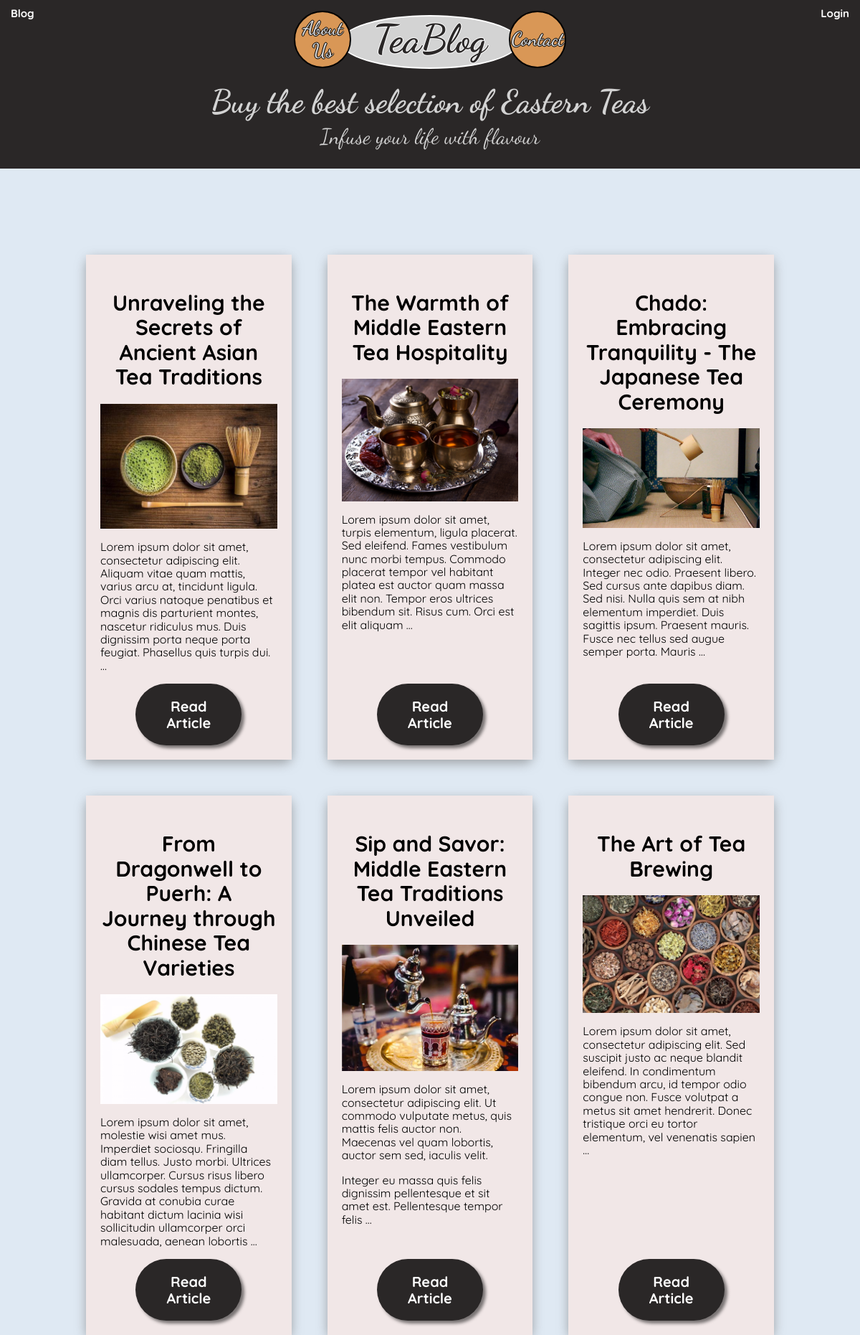
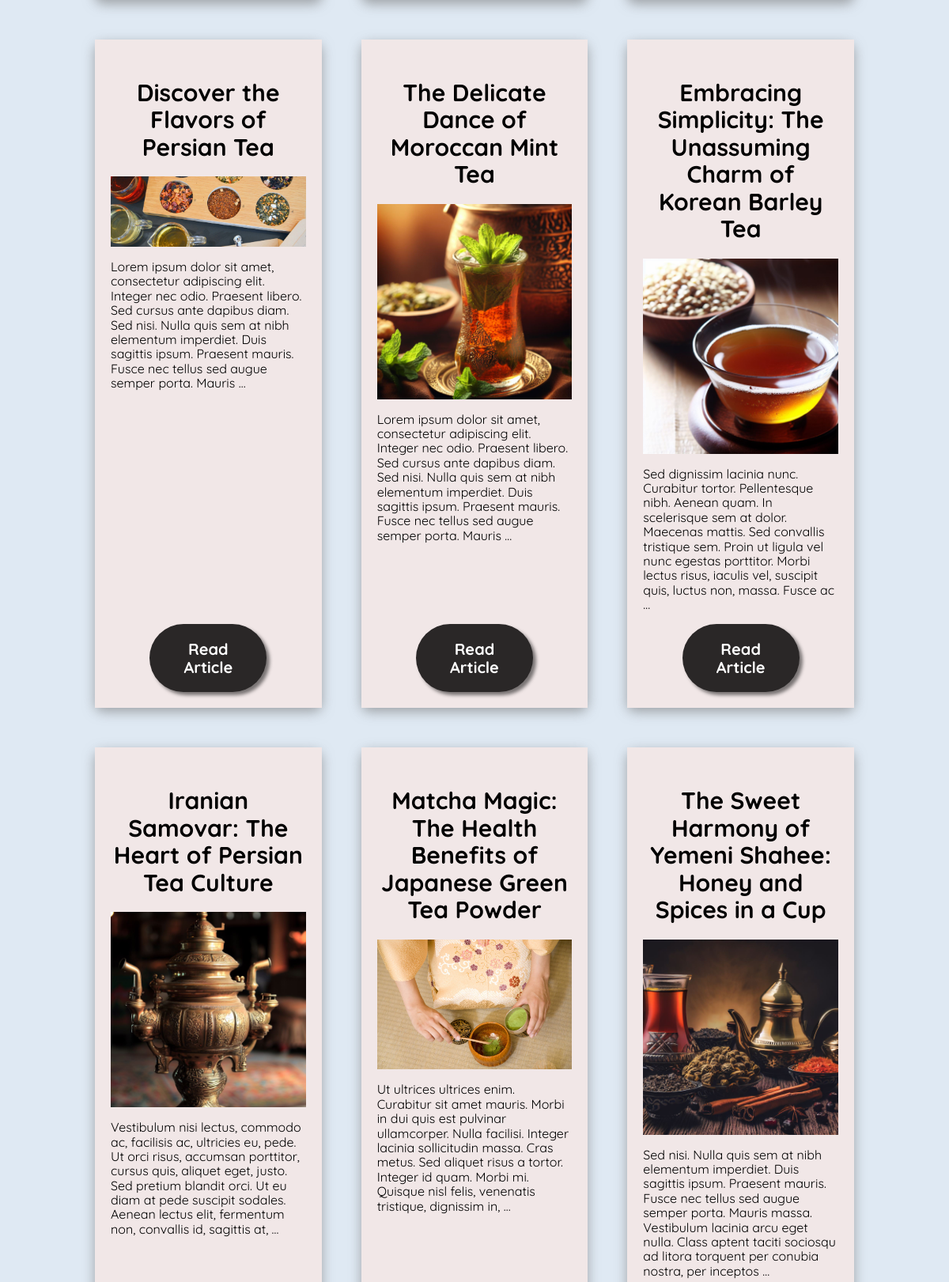
The app's page /posts/all_posts/ (upper part) with its own data (2 pictures, top to bottom).
### posts/models.py (models this page shows, shortened)
class Post(models.Model):
    title = models.CharField(max_length=200)
    content = models.TextField()
    date = models.DateTimeField(auto_now_add=True)
    image = models.ImageField(
        upload_to='posts_images',
        blank=True,
        validators=[FileExtensionValidator(allowed_extensions=['jpg', 'jpeg', 'png', 'gif', 'webp'])]  # Add allowed extensions here
    )
    author = models.ForeignKey(User, on_delete=models.CASCADE)

### posts/views.py (the view)
# urls.py: path('posts/all_posts/', posts_views.AllPostsView.as_view(), name='all_posts'),
class AllPostsView(ListView):
    model = Post
    template_name = 'all_posts.html'
    context_object_name = 'posts'

### posts/templates/all_posts.html
{% extends 'base.html' %}
{% block main %}
<main>
    <div class="blog-container">
        {% for post in posts %}
            <div class="blog" id="">
                <div class="post__content">
                    <h3 class="post__title">{{ post.title }}</h3>
                    {% if post.image %}
                        <img src="{{ post.image.url }}" alt="{{ post.title }}" class="image">
                    {% endif %}
                    <article class="text-left">{{ post.content|truncatewords:40|safe }}</article>
                    <a href="{% url 'post_detail' post.id %}" class="post__button blog__post__button">Read Article</a>
                </div>
            </div>
        {% endfor %}
    </div>
</main>
{% endblock %}

### static/css/globals.css (style rules this page uses)
:root { --light-orange: rgb(217, 151, 86); --lighter-grey: rgb(200, 200, 200); --light-grey: rgb(175, 175, 175); --medium-grey: rgb(150, 150, 150); --dark-grey: rgb(100, 100, 100); --black: rgb(42, 39, 39); --orange: rgb(217, 151, 86); --light-black: rgb(42, 39, 39); --lighter-grey: rgb(241, 231, 231); --light-grey: rgb(211, 211, 211); --white: rgb(255, 255, 255); --black: rgb(0, 0, 0); --bluish-grey: #dfe9f3; --header-shop: 'Dancing Script', cursive; --content: 'Quicksand', sans-serif; }
html { font-size: 62.5%; box-sizing: border-box; }
*, *:before, *:after { box-sizing: inherit; }
a { text-decoration: none; color: inherit; }
body { font-size: 1.6rem; background-color: var(--bluish-grey); text-align: center; font-family: var(--content); }
.text-left { text-align: left; }
.image { width: 100%; object-fit: contain; }
.blog { background-color: var(--lighter-grey); box-shadow: 0px 5px 15px 0px rgba(112,112,112,0.59); border-radius: 1rem; margin: 1rem; max-width: 100rem; }
@media (min-width: 768px) { .blog { margin: 2rem; } }
.post__title { font-size: 2rem; margin-bottom: 2rem; }
@media (min-width: 768px) { .post__title { font-size: 3rem; } }
@media (min-width: 1023px) { .post__title { font-size: 3rem; } }
.post__button { display: block; background-color: var(--light-black); color: var(--white); padding: 2rem; border-radius: 5rem; border: none; margin: 0 auto; margin-top: 1rem; box-shadow: 4px 4px 4px rgba(0, 0, 0, 0.5); font-weight: 800; font-size: 2rem; }

### static/css/blog.css (style rules this page uses)
.blog-container { display: grid; grid-template-columns: 1fr; gap: 1rem; }
@media (min-width: 768px) { .blog-container { display: grid; grid-template-columns: 1fr 1fr; gap: 1rem; margin: 2rem; } }
@media (min-width: 1023px) { .blog-container { display: grid; grid-template-columns: 1fr 1fr 1fr; margin: 10rem; } }
.post__content { display: flex; flex-direction: column; justify-content: space-between; height: 100%; padding: 2rem; background-color: var(--lighter-grey); }
.blog__post__button { margin-top: auto; width: 100%; }
@media (min-width: 1023px) { .blog__post__button { width: 60%; } }

### records on screen
Post: title "Unraveling the Secrets of Ancient Asian Tea Traditions", image (picture), content "Lorem ipsum dolor sit amet, consectetur adipiscing elit. Aliquam vitae quam mattis, varius arcu at, tincidunt ligula. Orci varius natoque penatibus et magnis dis parturient montes, nascetur ridiculus mus. Duis dignissim porta neque porta feugiat. Phasellus quis turpis dui. …"
Post: title "The Warmth of Middle Eastern Tea Hospitality", image (picture), content "Lorem ipsum dolor sit amet, turpis elementum, ligula placerat. Sed eleifend. Fames vestibulum nunc morbi tempus. Commodo placerat tempor vel habitant platea est auctor quam massa elit non. Tempor eros ultrices bibendum sit. Risus cum. Orci est elit aliquam …"
Post: title "Chado: Embracing Tranquility - The Japanese Tea Ceremony", image (picture), content "Lorem ipsum dolor sit amet, consectetur adipiscing elit. Integer nec odio. Praesent libero. Sed cursus ante dapibus diam. Sed nisi. Nulla quis sem at nibh elementum imperdiet. Duis sagittis ipsum. Praesent mauris. Fusce nec tellus sed augue semper porta. Mauris …"
Post: title "From Dragonwell to Puerh: A Journey through Chinese Tea Varieties", image (picture), content "Lorem ipsum dolor sit amet, molestie wisi amet mus. Imperdiet sociosqu. Fringilla diam tellus. Justo morbi. Ultrices ullamcorper. Cursus risus libero cursus sodales tempus dictum. Gravida at conubia curae habitant dictum lacinia wisi sollicitudin ullamcorper orci malesuada, aenean lobortis …"
Post: title "Sip and Savor: Middle Eastern Tea Traditions Unveiled", image (picture), content "Lorem ipsum dolor sit amet, consectetur adipiscing elit. Ut commodo vulputate metus, quis mattis felis auctor non. Maecenas vel quam lobortis, auctor sem sed, iaculis velit. Integer eu massa quis felis dignissim pellentesque et sit amet est. Pellentesque tempor felis …"
Post: title "The Art of Tea Brewing", image (picture), content "Lorem ipsum dolor sit amet, consectetur adipiscing elit. Sed suscipit justo ac neque blandit eleifend. In condimentum bibendum arcu, id tempor odio congue non. Fusce volutpat a metus sit amet hendrerit. Donec tristique orci eu tortor elementum, vel venenatis sapien …"
Post: title "Discover the Flavors of Persian Tea", image (picture), content "Lorem ipsum dolor sit amet, consectetur adipiscing elit. Integer nec odio. Praesent libero. Sed cursus ante dapibus diam. Sed nisi. Nulla quis sem at nibh elementum imperdiet. Duis sagittis ipsum. Praesent mauris. Fusce nec tellus sed augue semper porta. Mauris …"
Post: title "The Delicate Dance of Moroccan Mint Tea", image (picture), content "Lorem ipsum dolor sit amet, consectetur adipiscing elit. Integer nec odio. Praesent libero. Sed cursus ante dapibus diam. Sed nisi. Nulla quis sem at nibh elementum imperdiet. Duis sagittis ipsum. Praesent mauris. Fusce nec tellus sed augue semper porta. Mauris …"
Post: title "Embracing Simplicity: The Unassuming Charm of Korean Barley Tea", image (picture), content "Sed dignissim lacinia nunc. Curabitur tortor. Pellentesque nibh. Aenean quam. In scelerisque sem at dolor. Maecenas mattis. Sed convallis tristique sem. Proin ut ligula vel nunc egestas porttitor. Morbi lectus risus, iaculis vel, suscipit quis, luctus non, massa. Fusce ac …"
Post: title "Iranian Samovar: The Heart of Persian Tea Culture", image (picture), content "Vestibulum nisi lectus, commodo ac, facilisis ac, ultricies eu, pede. Ut orci risus, accumsan porttitor, cursus quis, aliquet eget, justo. Sed pretium blandit orci. Ut eu diam at pede suscipit sodales. Aenean lectus elit, fermentum non, convallis id, sagittis at, …"
Post: title "Matcha Magic: The Health Benefits of Japanese Green Tea Powder", image (picture), content "Ut ultrices ultrices enim. Curabitur sit amet mauris. Morbi in dui quis est pulvinar ullamcorper. Nulla facilisi. Integer lacinia sollicitudin massa. Cras metus. Sed aliquet risus a tortor. Integer id quam. Morbi mi. Quisque nisl felis, venenatis tristique, dignissim in, …"
Post: title "The Sweet Harmony of Yemeni Shahee: Honey and Spices in a Cup", image (picture), content "Sed nisi. Nulla quis sem at nibh elementum imperdiet. Duis sagittis ipsum. Praesent mauris. Fusce nec tellus sed augue semper porta. Mauris massa. Vestibulum lacinia arcu eget nulla. Class aptent taciti sociosqu ad litora torquent per conubia nostra, per inceptos …"
